Frame 1 (no input): blank canvas, image omitted
Frame 60 (no input): blank canvas, image omitted
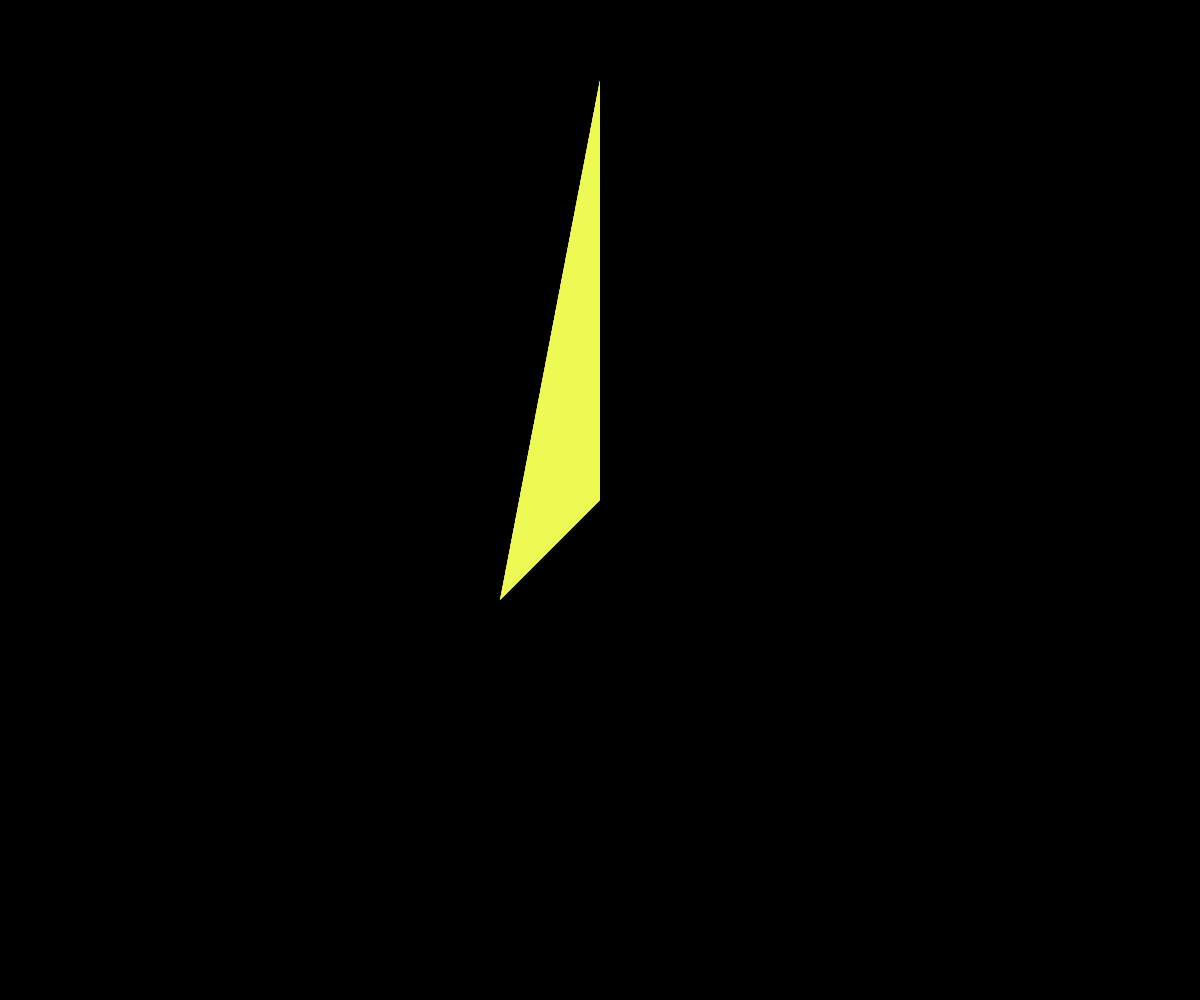
Frame 120 (the mouse pressed at the canvas centre since frame 60)

The p5.js sketch whose frames 1 and 60 were blank and that drew this single picture after the mouse press (run headless with seeded random() and noise() and a simulated clock; from frame 60 on, the mouse is pressed at the canvas centre):

// p5.js sketch
// ── sketch.js
function setup() {
createCanvas(windowWidth, windowHeight);
  background("black");
}

function draw() {
  noStroke();
  fill(232, 255, 84, 20);
  triangle(mouseX, mouseY, mouseY, mouseX, mouseX, 80);
}

function mousePressed() {
noStroke
  if (mouseButton == LEFT) {
 fill(154, 107, 255);
  } else if (mouseButton == RIGHT) {
    fill(154, 107, 255); }
 triangle(mouseX, mouseY, mouseY, mouseX, mouseX, 80);
}
